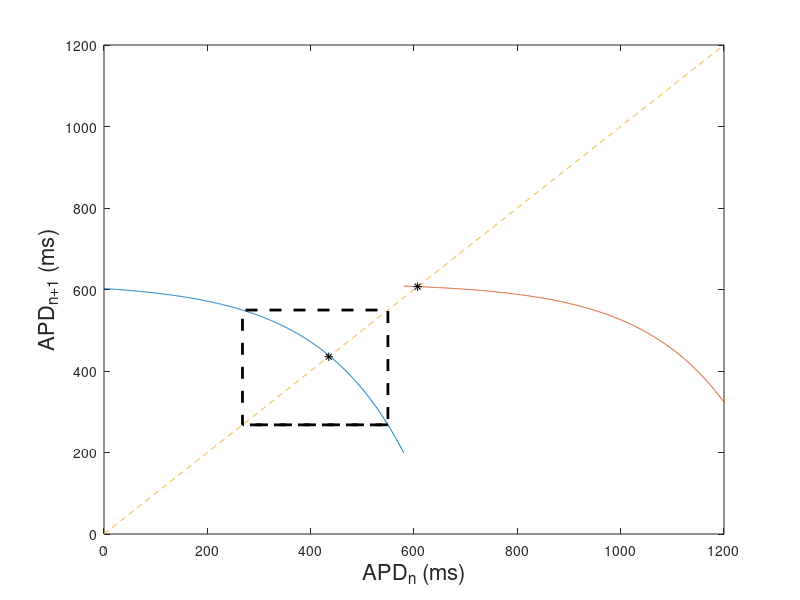

This chart was generated by the following MATLAB code: (Note: this script raises an error after producing the figure.)
%apd map figure

clear

%set parameters
A_max = 616;
A = 750;
mu = 170;
DI_min = 100;
BCL = 680;
lim1 = BCL-DI_min;
lim2 = 2*BCL-DI_min;


x1 = [0:1:lim1];
x2 = [lim1:1:lim2];
y1 = BCL-x1;
y2 = 2*BCL - x2;

g1 = A_max - A*exp(-y1/mu);
g2 = A_max - A*exp(-y2/mu);



x = 400;
nit = 70;
%find the alternans fixed point
for j = 1:nit
    
    y = BCL-x;
    g(2*j-1) = A_max - A*exp(-y/mu);
    g(2*j) = g(2*j-1);
    x = g(2*j-1);
end


plot(x1,g1,x2,g2,[x1,x2],[x1,x2],'--',435,435,'k*',607,607,'k*',g(2*nit-6:2*nit-1),g(2*nit-5:2*nit),'k--','linewidth',2)
axis([0 1200 0 1200])
xlabel('APD_n (ms)','fontsize',16)
ylabel('APD_{n+1} (ms)','fontsize',16)
legend('g_1(APD)','g_2(APD)','one to one line',2)

test=[x1' g1'];
save('test.dat','-ascii','test');
test=[g'];
save('test.dat','-ascii','-append','test');
test=[x2' g2'];
save('test.dat','-ascii','-append','test');

x = 400;
nit = 70;
%find the alternans fixed point
for j = 1:nit
    
    y = BCL-x;
    g(2*j-1) = A_max - A*exp(-y/mu);
    g(2*j) = g(2*j-1);
    x = g(2*j-1);
end


    
